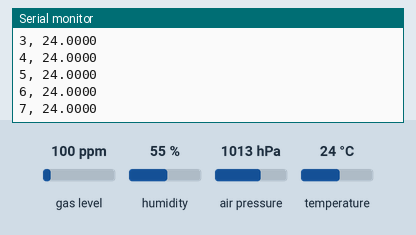
Bench run of a sketch on a simulated Arduino Uno, built with avr-gcc and run on an emulated ATmega328P. Parts: the last lines printed to the serial monitor. The inputs (shaded band) are chosen by the test bench; at power-on: temperature 24 °C, gas level 100 ppm, humidity 55 %, air pressure 1013 hPa.

Above: at 1.2 s.
1.3 s: temperature set to 12 °C
At 1.44 s:
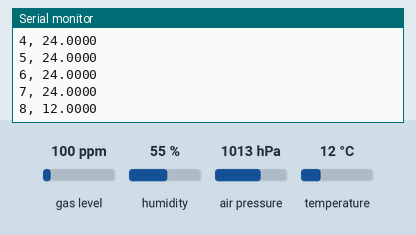
2.8 s: temperature set to 19 °C
At 2.92 s:
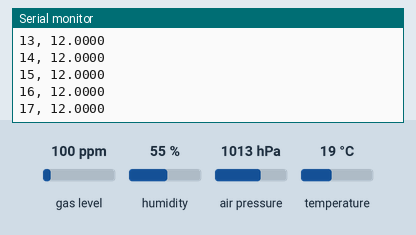
Timing chart, 0 to 5.8 s (numbered marks = the images above; inputs shaded):
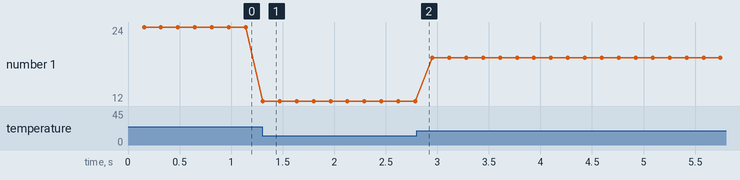

The sketch:

lab1_nofilter.ino
```cpp
#include <Wire.h>
#include <Adafruit_Sensor.h>
#include <Adafruit_BME680.h>
#include <math.h>

Adafruit_BME680 bme;  // I2C

const int NUM_SAMPLES = 5000;

float minTemp = 10000.0;
float maxTemp = -10000.0;
double sum = 0.0;
double sumSq = 0.0;

int count = 0;
bool done = false;

void setup() {
  Serial.begin(115200);
  while (!Serial) delay(10);

  Wire.begin();

  if (!bme.begin()) {
    Serial.println("Could not find a valid BME680 sensor, check wiring!");
    while (1);
  }

  // No internal filtering
  bme.setTemperatureOversampling(BME680_OS_1X);
  bme.setHumidityOversampling(BME680_OS_1X);
  bme.setPressureOversampling(BME680_OS_1X);
  bme.setIIRFilterSize(BME680_FILTER_SIZE_0);

  Serial.println("Starting 5000-sample BME680 run with NO filtering...");
  Serial.println("Sample #, Temperature (C)");
}

void loop() {
  if (done) return;

  if (!bme.performReading()) {
    Serial.println("Failed to read from BME680");
    return;
  }

  float temp = bme.temperature;

  // Print each sample
  Serial.print(count + 1);
  Serial.print(", ");
  Serial.println(temp, 4);

  if (temp < minTemp) minTemp = temp;
  if (temp > maxTemp) maxTemp = temp;

  sum += temp;
  sumSq += (double)temp * temp;
  count++;

  if (count >= NUM_SAMPLES) {
    double mean = sum / NUM_SAMPLES;
    double variance = (sumSq / NUM_SAMPLES) - (mean * mean);
    if (variance < 0) variance = 0;
    double stddev = sqrt(variance);

    Serial.println("\n===== BME680 RESULTS: NO FILTERING =====");
    Serial.print("Min temp: ");
    Serial.println(minTemp, 4);
    Serial.print("Max temp: ");
    Serial.println(maxTemp, 4);
    Serial.print("Mean temp: ");
    Serial.println(mean, 4);
    Serial.print("Std dev: ");
    Serial.println(stddev, 4);

    done = true;
  }

  delay(10);
}
```

Measured:
- after the input at 1.3 s, the serial monitor: prints a new line at once (image 1)
